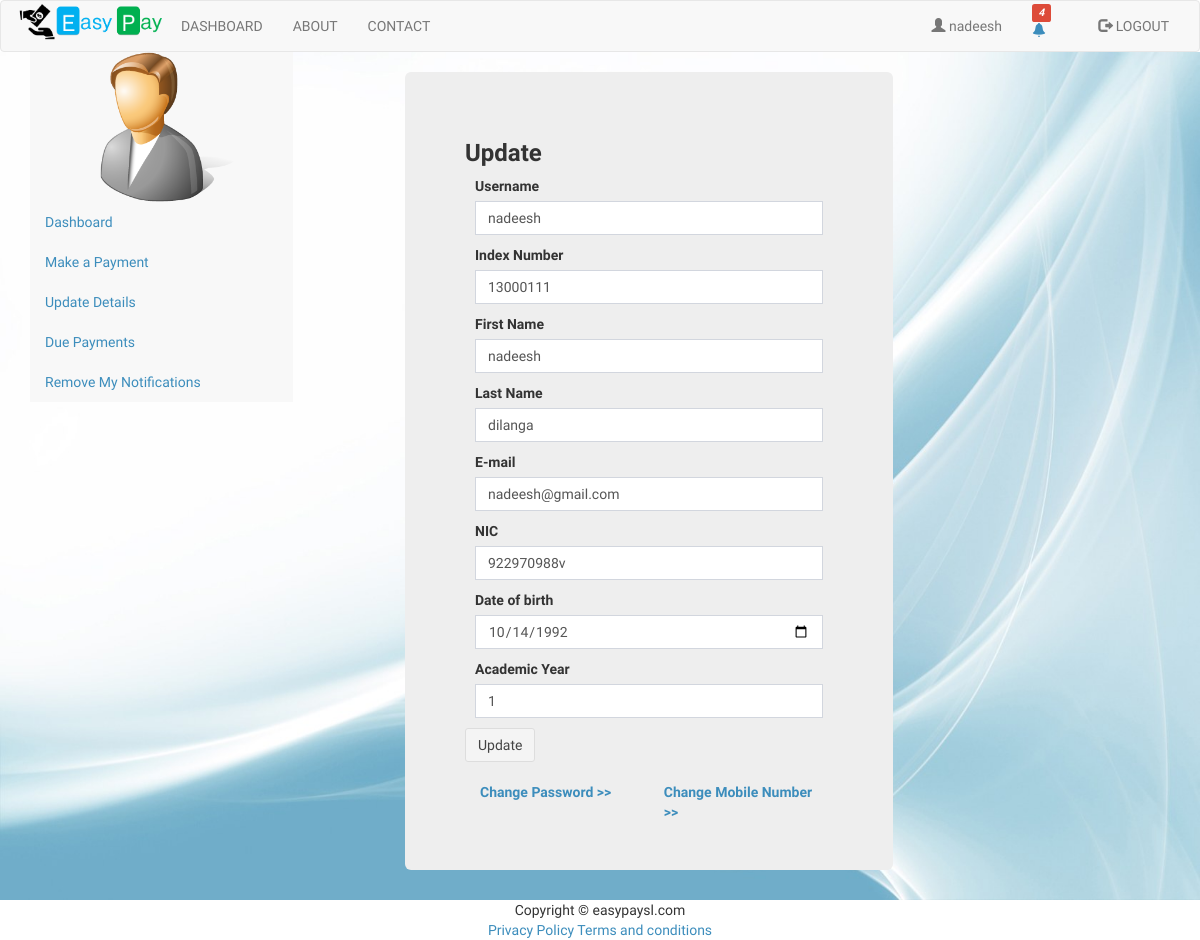
The page /update.php (signed in) on the database as committed earlier.
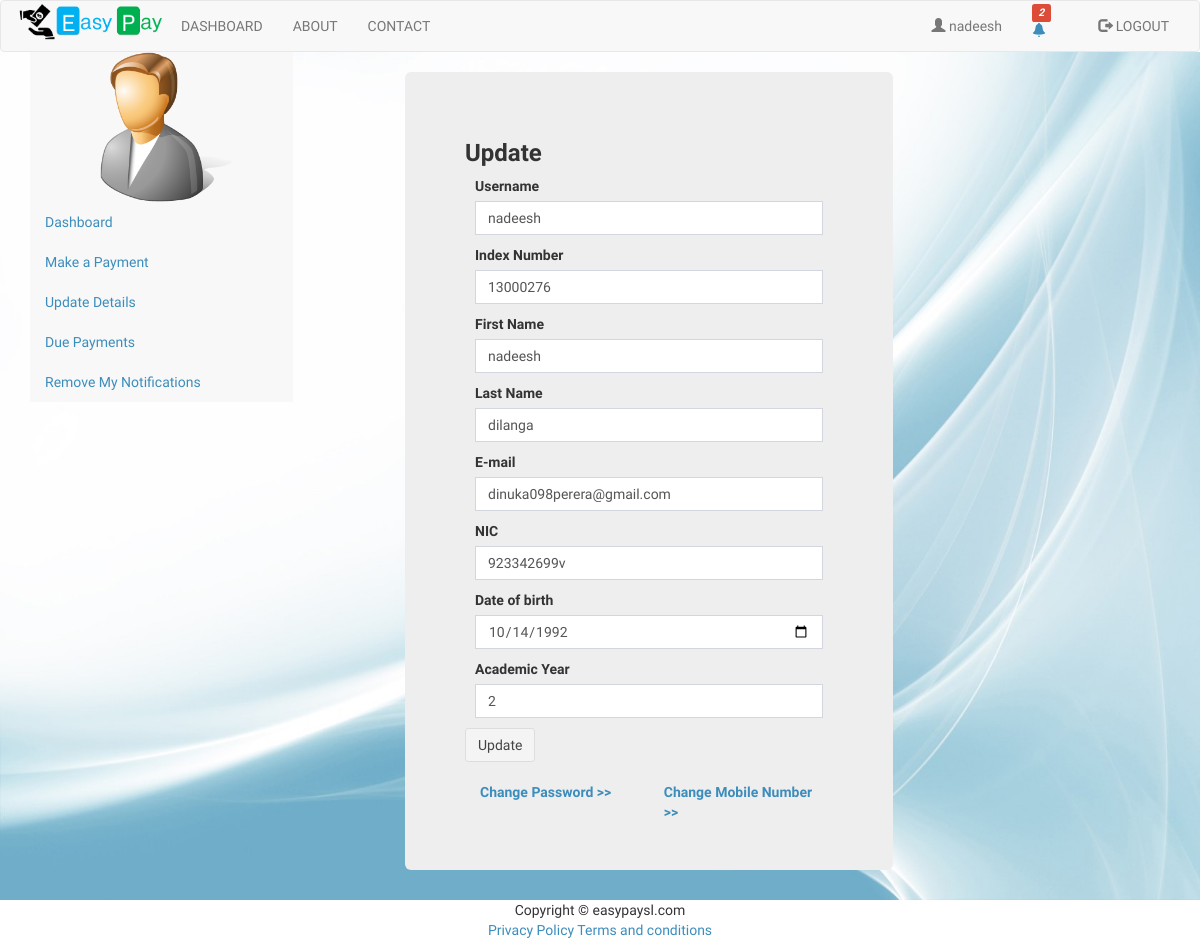
The same page on the database as committed later.
### tables this page shows
CREATE TABLE `users` (
  `id` int(11) NOT NULL,
  `username` varchar(20) NOT NULL,
  `password` varchar(64) NOT NULL,
  `indexNumber` varchar(8) DEFAULT NULL,
  `fname` varchar(50) NOT NULL,
  `lname` varchar(50) NOT NULL,
  `email` varchar(50) NOT NULL,
  `phone` varchar(10) NOT NULL,
  `nic` varchar(10) NOT NULL,
  `dob` date NOT NULL,
  `year` int(2) NOT NULL,
  `group` int(11) NOT NULL,
  `active` int(1) DEFAULT '1'
);

### classes/DB.php (called while the page is built, shortened)
<?php
class DB{
    private static $_instance = null;
    private $_pdo_easypay,
        $_pdo_academic,
        $_query,
        $_error = false,
        $_results,
        $_count = 0;
    private function __construct() {
        try {
            $this->_pdo_easypay = new PDO('mysql:host=' . Config::get('mysql/host') . ';dbname=' . Config::get('mysql/db'), Config::get('mysql/username'), Config::get('mysql/password'));
        } catch (PDOException $e) {
            die($e->getMessage());
        }
    }
    public static function getInstance() {
        if (!isset(self::$_instance)) {
            self::$_instance = new DB();
        }
        return self::$_instance;
    }
    public function query($sql, $parms = array()){
        $this->_error = false;
        if ($this->_query = $this->_pdo_easypay->prepare($sql)) {
            $x = 1;
            if (count($parms)) {
                foreach ($parms as $param) {
                    $this->_query->bindValue($x, $param);
                    $x++;
                }
            }
            if ($this->_query->execute()) {
                $this->_results = $this->_query->fetchAll(PDO::FETCH_OBJ);
                $this->_count = $this->_query->rowCount();
            } else {
                $this->_error = true;
            }
        }
        return $this;
    }
    public function action($action, $table, $where = array()) {
        if (count($where) === 3) {
            $operators = array('=', '>', '<', '>=', '<=', 'LIKE', 'NOT LIKE');
            $field      = $where[0];
            $operator   = $where[1];
            $value      = $where[2];
            if (in_array($operator, $operators)) {
                $sql = "{$action} FROM {$table} WHERE {$field} {$operator} ? ";
                if (!$this->query($sql, array($value))->error()) {
                    return $this;
                }
            }
        }
        return false;
    }
    public function get($table, $where)
    {
        return $this->action('SELECT * ', $table, $where);
    }
    public function results(){
        return $this->_results;
    }
    public function first(){
        return $this->results()[0];
    }
    public function error(){
        return $this->_error;
    }
    public  function count(){
        return $this->_count;
    }
}
?>

### classes/Config.php (called while the page is built)
<?php
class Config{
    public static function get($path = null){
        if($path){
            $config = $GLOBALS['config'];
            $path = explode('/', $path);
            foreach($path as $bit){
                 if(isset($config[$bit])){
                     $config = $config[$bit];
                 }
            }
            return $config;
        }
        return false;
    }
}
?>

### classes/User.php (called while the page is built, shortened)
<?php
class user{
    private $_db,
            $_data,
            $_sessionName,
            $_cookieName,
            $_isLoggedIn;
    public function __construct($user = null) {
        $this->_db = DB::getInstance();
        $this->_sessionName = Config::get('session/session_name');
        if(!$user){
            if(Session::exists($this->_sessionName)){
                $user = Session::get($this->_sessionName);
                if($this->find($user)){
                    $this->_isLoggedIn = true;
                } else {
                }
            }
        } else {
            $this->find($user);
        }
    }
    public function find($user = null){
        if($user){
            $field = (is_numeric($user)) ? 'id' : 'username';
            $data = $this->_db->get('users', array($field, '=', $user));
            if($data->count()){
                $this->_data = $data->first();
                return true;
            }
        }
        return false;
    }
    public function hasPermission($key){
        $group = $this->_db->get('groups', array('id', '=', $this->data()->group));
        if($group->count()){
            $permissions = json_decode($group->first()->permissions, true);
        }
        return false;
    }
    public  function data(){
        return $this->_data;
    }
    public function isLoggedIn(){
        return $this->_isLoggedIn;
    }
}
?>

### classes/Session.php (called while the page is built, shortened)
<?php
class Session{
    public static function exists($name){
        return (isset($_SESSION[$name])) ? true : false;
    }
    public static function get($name){
        return $_SESSION[$name];
    }
}
?>

### functions/sanitize.php (called while the page is built)
<?php
function escape($string){
    return htmlentities($string, ENT_QUOTES, 'UTF-8');
}
?>

### update.php (the view, shortened to what the changed rows need)
<!DOCTYPE html>
<html lang="en">
<head>
    <?php include 'headerScript.php'?>
</head>
<body>
<?php
include "header.php";
?>
<div class="backgroundImg container-fluid">
    <br>
    <div class="jumbotron col-sm-5 col-sm-offset-1">
        <div id="updateForm">
            <form action="" method="post" xmlns="http://www.w3.org/1999/html">
                <div class="gap">
                    <label>Username</label>
                    <input class="form-control" type="text" name="username"  value="<?php echo escape($user->data()->username); ?>">
                </div>
                <?php
                if(!$user->hasPermission('coord')) {
                    ?>
                    <div class="gap">
                        <label>Index Number</label>
                        <input class="form-control" type="number" name="indexNumber"
                               value="<?php echo escape($user->data()->indexNumber); ?>">
                    </div>
                <?php
                }
                ?>
                <div class="gap">
                    <label>First Name</label>
                    <input class="form-control" type="text" name="fname" value="<?php echo escape($user->data()->fname); ?>">
                </div>
                <div class="gap">
                    <label>Last Name</label>
                    <input class="form-control" type="text" name="lname" value="<?php echo escape($user->data()->lname); ?>">
                </div>
                <div class="gap">
                    <label>E-mail</label>
                    <input class="form-control" type="email" name="email" value="<?php echo escape($user->data()->email); ?>">
                </div>
                <div class="gap">
                    <label>NIC</label>
                    <input class="form-control" type="text" name="nic" value="<?php echo escape($user->data()->nic);?>">
                </div>
                <?php
                if(!$user->hasPermission('coord')) {
                ?>
                <div class="gap">
                    <label>Date of birth</label>
                    <input class="form-control" type=date name="dob" value="<?php echo escape($user->data()->dob);?>">
                </div>
                <div class="gap">
                    <label>Academic Year</label>
                    <input class="form-control" type="number" name="year" value="<?php echo escape($user->data()->year);?>">
                </div>
                <?php
                }
                ?>
            </form>
            <br>
        </div>
    </div>
</div>
</body>
</html>

### header.php (shortened to what the changed rows need)
<?php
$user = new user();
?>
<div id="navbars">
    <nav class="navbar navbar-default" style="margin: 0px;">
        <div class="container-fluid">
            <div class="collapse navbar-collapse"  id="navbar-1" >
                <ul class="nav navbar-nav">
                    <?php
                    if(!$user->isLoggedIn()){
                        ?>
                        <li>
                            <a href="login.php">LOGIN</a>
                        </li>
                        <li>
                            <a href="register.php">REGISTER</a>
                        </li>
                        <li>
                            <a href="about.php">ABOUT</a>
                        </li>
                        <li>
                            <a href="contact.php">CONTACT</a>
                        </li>
                    <?php
                    }else{
                        if($_SESSION['admin'] == true){
                            ?>
                            <li>
                                <a href="dashboard_admin.php">DASHBOARD</a>
                            </li>
                        <?php
                        } elseif($user->hasPermission('coord')){
                            ?>
                            <li>
                                <a href="dashboard_coord.php">DASHBOARD</a>
                            </li>
                        <?php
                        }else{
                            ?>
                            <li>
                                <a href="dashboard_student.php">DASHBOARD</a>
                            </li>
                        <?php
                        }
                    ?>
                    <li>
                        <a href="about.php">ABOUT</a>
                    </li>
                    <li>
                        <a href="contact.php">CONTACT</a>
                    </li>
                </ul>
                <ul class="nav navbar-nav navbar-right">
                    <li><a href="logout.php"><span class="glyphicon glyphicon-log-out"></span>  LOGOUT</a></li>
                </ul>
            <?php
            $user = new user();
            $user_id = $user->data()->id;
            $userNotificationDet = DB::getInstance();
            $userNotificationDet->query('SELECT * FROM notification n, user_notification un WHERE un.uID = ? and n.nID = un.nID ORDER BY n.nID DESC',array($user_id));
            $count1 = $userNotificationDet->count();
            $userRepeatExamNotifDet = DB::getInstance();
            $userRepeatExamNotifDet->query('SELECT * FROM repeatExam_notification WHERE uID = ?',array($user_id));
            $count2 = $userRepeatExamNotifDet->count();
            $count = $count1 + $count2;
            ?>
                <ul class="nav navbar-nav navbar-right" title="Notifications">
                    <div class="col-sm-2">
                        <li>
                            <a id="dLabel" role="button" data-toggle="dropdown" data-target="#" href="/page.html">
                                <?php
                                if($count>0){
                                    ?>
                                    <i class="label label-danger col-sm-offset-5"><?php echo $count;?></i>
                                <?php
                                }else{
                                    ?>
                                    <i class="label label-info col-sm-offset-5"><?php echo $count;?></i>
                                <?php
                                }
                                ?>
                        <span class="glyphicon glyphicon-bell">
                        </span>
                            </a>
                        </li>
                    </div>
                </ul>
                <ul class="nav navbar-nav navbar-right">
                    <li><a href="index.php"><span class="glyphicon glyphicon-user"></span> <?php echo $user->data()->username?></a></li>
                </ul>
            <?php
            }
            ?>
            </div>
        </div>
    </nav>
</div>

Rows that differ between the two databases and show on the page:
changed users "nadeesh": indexNumber "13000111" → "13000276"; email "nadeesh@gmail.com" → "dinuka098perera@gmail.com"; nic "922970988v" → "923342699v"; year "1" → "2"
Other text that changed with them:
$count: "4" → "2"
